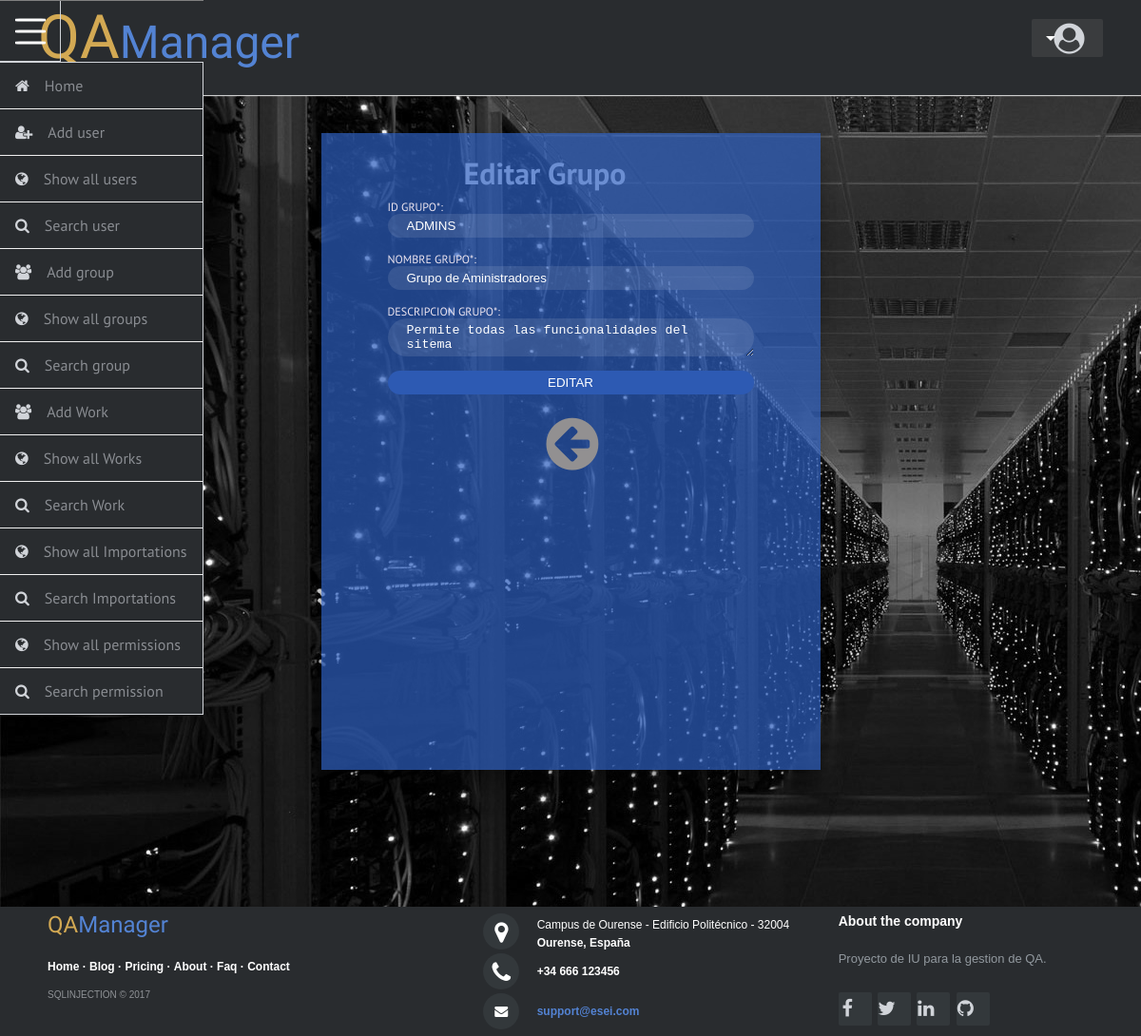
Screenshot of /Controllers/Group_EDIT_Controller.php?value=ADMINS (signed in) with the database file from the repository.
### tables this page shows
CREATE TABLE `GRUPO` (
  `IdGrupo` varchar(6) NOT NULL,
  `NombreGrupo` varchar(60) NOT NULL,
  `DescripGrupo` varchar(100) NOT NULL
);

### Models/Group_Model.php (called while the page is built, shortened)
<?php
class GroupDAO
{
    var $IdGrupo;
    function __construct($IdGrupo)
    {
        $this->IdGrupo = $IdGrupo;
        include_once '../Functions/Access_DB.php';
        $this->mysqli = ConnectDB();
    }
    function GET()
    {
        $sql = "select * from GRUPO where IdGrupo = '".$this->IdGrupo."'";
        $resultado = mysqli_query($this->mysqli,$sql);
        return $resultado;
    }
}

### Functions/Access_DB.php (called while the page is built)
<?php
function ConnectDB()
{
    $mysqli = new mysqli("localhost","userET3","passET3","IUET32017");
	if ($mysqli->connect_errno) {
		include '../Views/MESSAGE_View.php';
		new MESSAGE("Fallo al conectar a MySQL: (" . $mysqli->connect_errno . ") " . $mysqli->connect_error, '../index.php');
		return false;
	}
	else{
        $mysqli->set_charset("utf8");
		return $mysqli;
	}
}
?>

### Views/Group_EDIT_View.php (the view, shortened to what this page needs)
<?php
class Group_EDIT_View
{
    var $response;
    function __construct($response){
        $this->response = $response;
        $this->render();
    }
    function render(){
        include '../Locales/LateralBar.php';
        $group = mysqli_fetch_array($this->response);
        ?>
        <link rel="stylesheet" href="../Locales/Group_EDIT.css">
        <div class="EditFormContainer">
            <form action="../Controllers/Group_EDIT_Controller.php" onsubmit="comprobarFormsVacios(this)" method="post">
                <div class="EditFormHeader">
                    <h1>Editar Grupo</h1>
                </div>
                <div class="EditForm1">
                    <br>
                    <div class="group">
                        <label for="IdGrupo" class="label">Id Grupo*:</label>
                        <input id="IdGrupo" name="IdGrupo"  type="text" class="input" value="<?php echo $group['IdGrupo'];?>" readonly>
                    </div>
                    <div class="group">
                        <label for="NombreGrupo" class="label">Nombre Grupo*:</label>
                        <input id="NombreGrupo" name="NombreGrupo" type="text" class="input" value="<?php echo $group['NombreGrupo'];?>" onclick="comprobarVacio(this)">
                    </div>
                    <div class="group">
                        <label for="DescripGrupo" class="label">Descripcion Grupo*:</label>
                        <textarea id="DescripGrupo" name="DescripGrupo" type="text" class="input" onclick="comprobarVacio(this)"><?php echo $group['DescripGrupo'];?></textarea>
                    </div>
                    <div class="group">
                        <input id="send" type="submit" class="button" value="Editar" onclick="comprobarVacio(this)">
                    </div>
                    <div class="backBttn">
                        <a href="../Controllers/Group_SHOWALL_Controller.php"><i class="fa fa-arrow-circle-left" id="returnIcon"></i></a>
                    </div>
                </div>
            </form>
        </div>
        <?php
    }
}
?>

### Locales/Header.css (style rules this page uses)
.header-user-dropdown { background-color:#292c2f; box-shadow:0 1px 1px #ccc; padding: 20px 40px; height: 100px; color: #ffffff; box-sizing: border-box; }
.header-user-dropdown .header-limiter { max-width: 1200px; text-align: center; margin: 0 auto; }
#logIcon { margin-left: 20px; margin-top: 5px; font-size: 2em; }
.header-user-dropdown .header-limiter h1 { float: left; font: normal 64px Cookie, Arial, Helvetica, sans-serif; line-height: 40px; margin:0; }
.header-user-dropdown .header-limiter h1 span { color: #5383d3; font-size: 48px; }
.header-user-dropdown .header-limiter h1 a { color: #D3A953; }
.header-user-dropdown .header-limiter a { color: #f9fff9; text-decoration: none; }
.header-user-dropdown .header-limiter .header-user-menu { position: relative; float:right; background-color:#3a3c3e; width:75px; height:40px; border-radius:2px; }
.header-user-dropdown .header-limiter .header-user-menu:before { content:''; width:0; height:0; top: 18px; left: 15px; position:absolute; border:5px solid transparent; border-top-color:#fff; }

### Locales/Main.css (style rules this page uses)
body { margin: 0; background-color: #e0e0e0; background-image: url("../Locales/wallpaper.jpg"); z-index: 2; }

### Locales/LateralBar.css (style rules this page uses)
*, *:before, *:after { -moz-box-sizing: border-box; -webkit-box-sizing: border-box; box-sizing: border-box; }
body { font-size: 100%; font-family: 'PT Sans', sans-serif; }
a { color: white; }
i { color: #d1d4d9; margin: 0 1rem 0 0; }

### Locales/Group_EDIT.css (style rules this page uses)
.EditFormContainer { width:100%; margin:auto; max-width:525px; min-height:670px; position:relative; box-shadow:0 12px 15px 0 rgba(0,0,0,.24),0 17px 50px 0 rgba(0,0,0,.19); }
.EditForm1 { width:100%; height:100%; position:absolute; padding:50px 70px 50px 70px; background: rgba(45, 95, 191, 0.7); }
.EditFormHeader { top:0; left:0; right:0; bottom:0; padding-left: 150px; position:absolute; transition:all .8s linear; color: white; }
.EditForm1 .tab, .EditForm1 .group .label, .EditForm1 .group .button { text-transform:uppercase; }
.EditForm1 .group { margin-bottom:15px; }
.EditForm1 .group .label, .EditForm1 .group .input, .EditForm1 .group .button { width:100%; color:#fff; display:block; }
.EditForm1 .group .input, .EditForm1 .group .button { border:none; padding:15px 20px; border-radius:25px; background:rgba(255,255,255,.1); }
.EditForm1 .group .input, .EditForm1 .group .button { border:none; padding:5px 20px; border-radius:25px; background:rgba(255,255,255,.1); }
.EditForm1 .group .label { color: #ece4ef; font-size:12px; }
#send { background: #2d5ab3; }
.backBttn { text-align: center; }
#returnIcon { color: #929091; margin-left: 20px; margin-top: 5px; font-size: 4em; }

### rows the page displays
grupo: IdGrupo "ADMINS", NombreGrupo "Grupo de Aministradores", DescripGrupo "Permite todas las funcionalidades del sitema"
